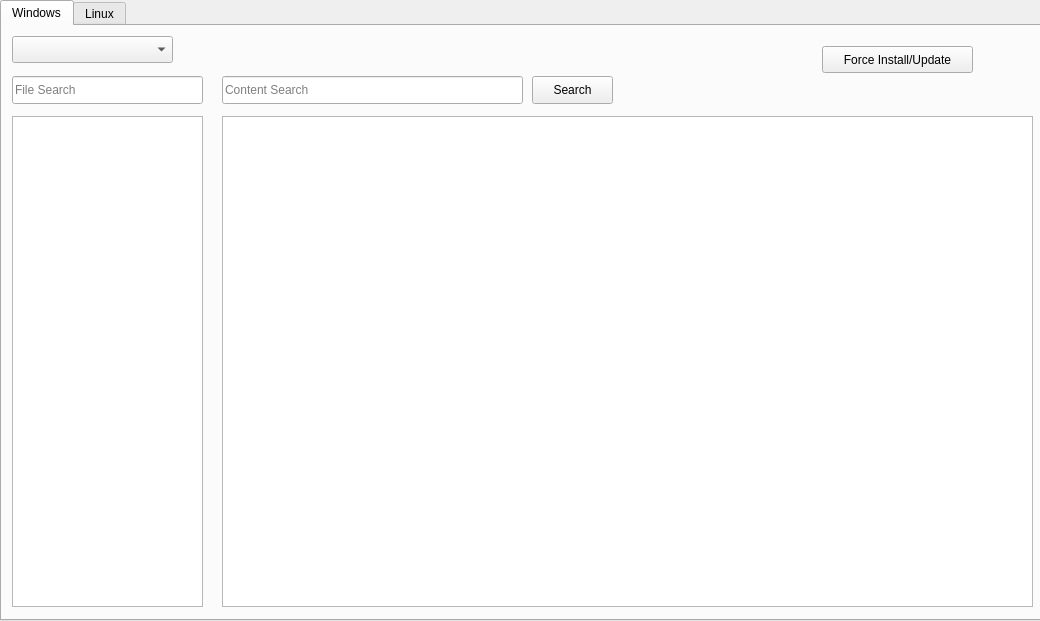
<?xml version="1.0" encoding="UTF-8"?>
<ui version="4.0">
 <class>MainWindow</class>
 <widget class="QMainWindow" name="MainWindow">
  <property name="geometry">
   <rect>
    <x>0</x>
    <y>0</y>
    <width>1040</width>
    <height>621</height>
   </rect>
  </property>
  <property name="windowTitle">
   <string>LOLBins</string>
  </property>
  <widget class="QWidget" name="centralwidget">
   <widget class="QTabWidget" name="tabWidget">
    <property name="geometry">
     <rect>
      <x>0</x>
      <y>0</y>
      <width>1041</width>
      <height>621</height>
     </rect>
    </property>
    <property name="currentIndex">
     <number>0</number>
    </property>
    <widget class="QWidget" name="tab">
     <attribute name="title">
      <string>Windows</string>
     </attribute>
     <widget class="QPushButton" name="pushButton">
      <property name="geometry">
       <rect>
        <x>820</x>
        <y>20</y>
        <width>151</width>
        <height>27</height>
       </rect>
      </property>
      <property name="text">
       <string>Force Install/Update</string>
      </property>
     </widget>
     <widget class="QComboBox" name="comboBox">
      <property name="geometry">
       <rect>
        <x>10</x>
        <y>10</y>
        <width>161</width>
        <height>27</height>
       </rect>
      </property>
      <item>
       <property name="text">
        <string/>
       </property>
      </item>
      <item>
       <property name="text">
        <string>Binaries</string>
       </property>
      </item>
      <item>
       <property name="text">
        <string>Libraries</string>
       </property>
      </item>
      <item>
       <property name="text">
        <string>Scripts</string>
       </property>
      </item>
      <item>
       <property name="text">
        <string>OtherMSBinaries</string>
       </property>
      </item>
     </widget>
     <widget class="QListWidget" name="listWidget">
      <property name="geometry">
       <rect>
        <x>10</x>
        <y>90</y>
        <width>191</width>
        <height>491</height>
       </rect>
      </property>
      <property name="tabKeyNavigation">
       <bool>false</bool>
      </property>
     </widget>
     <widget class="QTextEdit" name="textEdit">
      <property name="geometry">
       <rect>
        <x>220</x>
        <y>90</y>
        <width>811</width>
        <height>491</height>
       </rect>
      </property>
      <property name="readOnly">
       <bool>true</bool>
      </property>
     </widget>
     <widget class="QLineEdit" name="lineEdit">
      <property name="geometry">
       <rect>
        <x>10</x>
        <y>50</y>
        <width>191</width>
        <height>28</height>
       </rect>
      </property>
      <property name="placeholderText">
       <string>File Search</string>
      </property>
     </widget>
     <widget class="QLineEdit" name="lineEdit_2">
      <property name="geometry">
       <rect>
        <x>220</x>
        <y>50</y>
        <width>301</width>
        <height>28</height>
       </rect>
      </property>
      <property name="placeholderText">
       <string>Content Search</string>
      </property>
     </widget>
     <widget class="QPushButton" name="pushButton_2">
      <property name="geometry">
       <rect>
        <x>530</x>
        <y>50</y>
        <width>81</width>
        <height>28</height>
       </rect>
      </property>
      <property name="text">
       <string>Search</string>
      </property>
     </widget>
    </widget>
    <widget class="QWidget" name="tab_2">
     <attribute name="title">
      <string>Linux</string>
     </attribute>
     <widget class="QListWidget" name="listWidget_3">
      <property name="geometry">
       <rect>
        <x>10</x>
        <y>90</y>
        <width>191</width>
        <height>491</height>
       </rect>
      </property>
     </widget>
     <widget class="QTextEdit" name="textEdit_3">
      <property name="geometry">
       <rect>
        <x>220</x>
        <y>90</y>
        <width>811</width>
        <height>491</height>
       </rect>
      </property>
      <property name="readOnly">
       <bool>true</bool>
      </property>
     </widget>
     <widget class="QPushButton" name="pushButton_3">
      <property name="geometry">
       <rect>
        <x>820</x>
        <y>20</y>
        <width>151</width>
        <height>27</height>
       </rect>
      </property>
      <property name="text">
       <string>Force Install/Update</string>
      </property>
     </widget>
     <widget class="QLineEdit" name="lineEdit_3">
      <property name="geometry">
       <rect>
        <x>10</x>
        <y>50</y>
        <width>191</width>
        <height>28</height>
       </rect>
      </property>
      <property name="placeholderText">
       <string>File Search</string>
      </property>
     </widget>
     <widget class="QLineEdit" name="lineEdit_4">
      <property name="geometry">
       <rect>
        <x>220</x>
        <y>50</y>
        <width>301</width>
        <height>28</height>
       </rect>
      </property>
      <property name="placeholderText">
       <string>Content Search</string>
      </property>
     </widget>
     <widget class="QPushButton" name="pushButton_4">
      <property name="geometry">
       <rect>
        <x>530</x>
        <y>50</y>
        <width>81</width>
        <height>28</height>
       </rect>
      </property>
      <property name="text">
       <string>Search</string>
      </property>
     </widget>
    </widget>
   </widget>
  </widget>
 </widget>
 <resources/>
 <connections/>
</ui>
